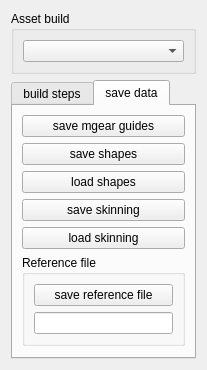
<?xml version="1.0" encoding="UTF-8"?>
<ui version="4.0">
 <class>Form</class>
 <widget class="QWidget" name="Form">
  <property name="geometry">
   <rect>
    <x>0</x>
    <y>0</y>
    <width>207</width>
    <height>357</height>
   </rect>
  </property>
  <property name="windowTitle">
   <string>Form</string>
  </property>
  <layout class="QVBoxLayout" name="verticalLayout_3">
   <item>
    <widget class="QGroupBox" name="AssetGroupBox">
     <property name="title">
      <string>Asset build</string>
     </property>
     <layout class="QVBoxLayout" name="verticalLayout_5">
      <item>
       <widget class="QComboBox" name="comboBox"/>
      </item>
     </layout>
    </widget>
   </item>
   <item>
    <widget class="QTabWidget" name="tabWidget">
     <property name="currentIndex">
      <number>1</number>
     </property>
     <widget class="QWidget" name="tab">
      <attribute name="title">
       <string>build steps</string>
      </attribute>
      <layout class="QVBoxLayout" name="verticalLayout_4">
       <item>
        <widget class="QListWidget" name="listWidget"/>
       </item>
      </layout>
     </widget>
     <widget class="QWidget" name="tab_2">
      <attribute name="title">
       <string>save data</string>
      </attribute>
      <layout class="QVBoxLayout" name="verticalLayout_2">
       <item>
        <layout class="QVBoxLayout" name="verticalLayout">
         <item>
          <widget class="QPushButton" name="save_guides_button">
           <property name="toolTip">
            <string>saves mgear guides</string>
           </property>
           <property name="text">
            <string>save mgear guides</string>
           </property>
          </widget>
         </item>
         <item>
          <widget class="QPushButton" name="save_shapes_button">
           <property name="toolTip">
            <string>save the shapes of selected objects</string>
           </property>
           <property name="text">
            <string>save shapes</string>
           </property>
          </widget>
         </item>
         <item>
          <widget class="QPushButton" name="load_shapes_button">
           <property name="toolTip">
            <string>load shapes on selected objects</string>
           </property>
           <property name="text">
            <string>load shapes</string>
           </property>
          </widget>
         </item>
         <item>
          <widget class="QPushButton" name="save_skin_button">
           <property name="toolTip">
            <string>saves the skinning of selected objects.</string>
           </property>
           <property name="text">
            <string>save skinning</string>
           </property>
          </widget>
         </item>
         <item>
          <widget class="QPushButton" name="load_skin_button">
           <property name="toolTip">
            <string>loads skinning of selected objects.</string>
           </property>
           <property name="text">
            <string>load skinning</string>
           </property>
          </widget>
         </item>
         <item>
          <widget class="QGroupBox" name="groupBox">
           <property name="title">
            <string>Reference file</string>
           </property>
           <layout class="QVBoxLayout" name="verticalLayout_6">
            <item>
             <widget class="QPushButton" name="save_reference_file_btn">
              <property name="text">
               <string>save reference file</string>
              </property>
             </widget>
            </item>
            <item>
             <widget class="QLineEdit" name="file_name_lineEdit"/>
            </item>
           </layout>
          </widget>
         </item>
         <item>
          <spacer name="verticalSpacer">
           <property name="orientation">
            <enum>Qt::Vertical</enum>
           </property>
           <property name="sizeHint" stdset="0">
            <size>
             <width>20</width>
             <height>40</height>
            </size>
           </property>
          </spacer>
         </item>
        </layout>
       </item>
      </layout>
     </widget>
    </widget>
   </item>
  </layout>
 </widget>
 <resources/>
 <connections/>
</ui>
